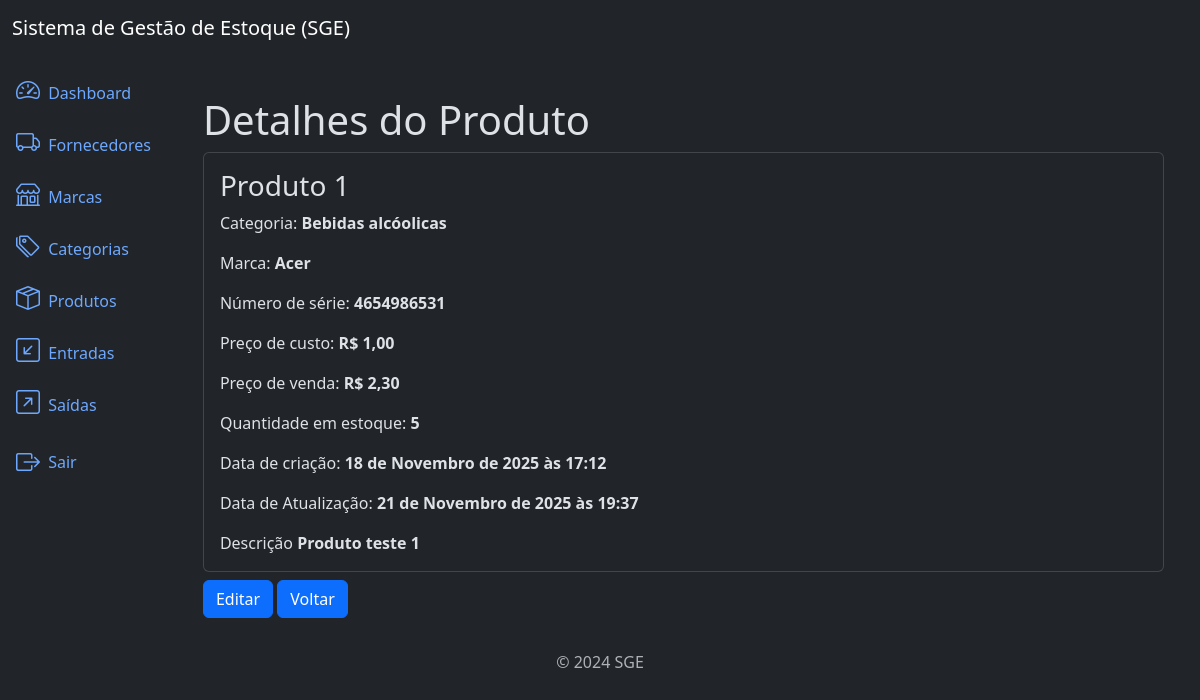
/products/4/detail/ (signed in), run on the app's committed database.
### products/models.py (models this page shows, shortened)
class Product(models.Model):
    title = models.CharField(max_length=400)
    category = models.ForeignKey(Category, on_delete=models.PROTECT,
                related_name='products')
    brand = models.ForeignKey(Brand, on_delete=models.PROTECT,
            related_name='products')
    description = models.TextField(max_length=10000, blank=True, null=True)
    serie_number = models.CharField(max_length=200, null=True, blank=True)
    cost_price = models.DecimalField(max_digits=20, decimal_places=2)
    selling_price = models.DecimalField(max_digits=20, decimal_places=2)
    quantity = models.IntegerField(default=0)
    created_at = models.DateTimeField(auto_now_add=True)
    updated_at = models.DateTimeField(auto_now=True)
    class Meta:
        ordering = ['title']

### category/models.py (models this page shows)
class Category(models.Model):
    name = models.CharField(max_length=300)
    description = models.TextField(null=True, blank=True)
    created_at = models.DateTimeField(auto_now_add=True)
    updated_at = models.DateTimeField(auto_now=True)
    class Meta:
        ordering = ['name']
    def __str__(self):
        return self.name

### brands/models.py (models this page shows)
class Brand(models.Model):
    name = models.CharField(max_length=300)
    description = models.TextField(null=True, blank=True)
    created_at = models.DateTimeField(auto_now_add=True)
    updated_at = models.DateTimeField(auto_now=True)
    class Meta:
        ordering = ['name']
    def __str__(self):
        return self.name

### products/views.py (the view)
# urls.py: path('products/<int:pk>/detail/', views.ProductDetail.as_view(), \
class ProductDetail(LoginRequiredMixin, PermissionRequiredMixin, DetailView):
    model = models.Product
    template_name = 'product_details.html'
    context_object_name = 'product'
    permission_required = 'products.view_product'

### products/templates/product_details.html
{% extends "base.html" %}
{% block content %}
<div class='container mt-4'>
    <h3 class='display-6'>Detalhes do Produto</h3>
    <div class='card'>
        <div class='card-body'>
            <h3 class='card-title'>{{ object.title}}</h3>
            <p class='card-text'>
                Categoria: <strong>{{ object.category}}</strong>
            </p>
            <p class='card-text'>
                Marca: <strong>{{ object.brand}}</strong>
            </p>
            <p class='card-text'>
                Número de série: <strong>{{ object.serie_number}}</strong>
            </p>
            <p class='card-text'>
                Preço de custo: <strong>R$ {{ object.cost_price}}</strong>
            </p>
            <p class='card-text'>
                Preço de venda: <strong>R$ {{ object.selling_price}}</strong>
            </p>
            <p class='card-text'>
                Quantidade em estoque: <strong>{{ object.quantity}}</strong>
            </p>
            <p class='card-text'>
                Data de criação: <strong>{{ object.created_at}}</strong>
            </p>
            <p class='card-text'>
                Data de Atualização: <strong>{{ object.updated_at}}</strong>
            </p>
            <p class='card-text'>
                Descrição <strong>{{ object.description}}</strong>
            </p>
        </div>
    </div>
    {% if perms.products.change_product %}
    <a href="{% url "product_update" product.pk %}" class='btn btn-primary mt-2'>
    Editar
    </a>
    {% endif %}
    <a href="{% url "product_list" %}" class='btn btn-primary mt-2'>
    Voltar
    </a>
</div>
{% endblock content %}

### data on the page
Product: title "Produto 1", category "Bebidas alcóolicas", brand "Acer", serie_number "4654986531", cost_price "1,00", selling_price "2,30", quantity "5", created_at "18 de Novembro de 2025 às 17:12", updated_at "21 de Novembro de 2025 às 19:37", description "Produto teste 1"
